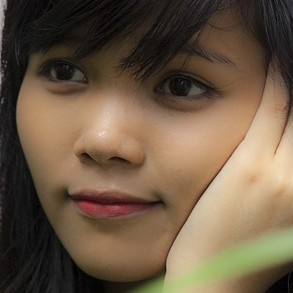
#> input picture examples/ex_cnn_head_pose_axes/1.jpg, 293 x 293 px
$ python -i skin_detection.py   (imports and definitions only)   (Python 2 division)
#> lines starting #> are read from the running program, lines starting #| are printed output that depends on the picture; after the words box and inside, x2 and y2 are one past the last pixel; in counts of white or black regions, pixels touching at a corner belong together
#> further down, picture is the input picture: shape (293, 293, 3); mean B, G, R 69.2, 89.9, 109
#!/usr/bin/env python

#The MIT License (MIT)
#Copyright (c) 2016 Massimiliano Patacchiola
#
#THE SOFTWARE IS PROVIDED "AS IS", WITHOUT WARRANTY OF ANY KIND, EXPRESS OR IMPLIED, INCLUDING BUT NOT LIMITED TO THE WARRANTIES OF
#MERCHANTABILITY, FITNESS FOR A PARTICULAR PURPOSE AND NONINFRINGEMENT. IN NO EVENT SHALL THE AUTHORS OR COPYRIGHT HOLDERS BE LIABLE FOR ANY
#CLAIM, DAMAGES OR OTHER LIABILITY, WHETHER IN AN ACTION OF CONTRACT, TORT OR OTHERWISE, ARISING FROM, OUT OF OR IN CONNECTION WITH THE
#SOFTWARE OR THE USE OR OTHER DEALINGS IN THE SOFTWARE.

import numpy as np
import cv2
import sys


class RangeSkinDetector:
    """Using this detector it is possible to isolate skin color in a specified range.

    In this detector the frame given as input is filtered and the pixel which
    fall in a specific range are taken, the other rejected. Some erosion and
    dilatation operation are used in order to remove noise.
    This class use the HSV (Hue, Saturation, Value) color representation to filter pixels.
    The H and S components characterize the color (independent of illumination)
    and V compoenent specifies the illuminations.
    """

    def __init__(self, min_range = None, max_range = None):
        """Init the face detector object.

        The skin in channel H is characterized by values between 0 and 50,
        in the channel S from 0.23 to 0.68 (Asian and Caucasian).
        @param range_min the minimum HSV value to use as filer (numpy.array)
        @param range_max the maximum HSV value to use as filter (numpy.array)
        """
        if(min_range==None): min_range = np.array([0, 48, 80], dtype = "uint8")
        if(max_range==None): max_range = np.array([20, 255, 255], dtype = "uint8")
        # min and max range to use as filter for the detector (HSV)
        self.min_range = min_range
        self.max_range = max_range

    def setRange(self, range_min, range_max):
        """Set the min and max range used in the range detector

        The skin in channel H is characterized by values between 0 and 50,
        in the channel S from 0.23 to 0.68 (Asian and Caucasian).
        @param range_min the minimum HSV value to use as filer
        @param range_max the maximum HSV value to use as filter
        """
        # min and max range to use as filter for the detector (HSV)
        self.min_range = min_range
        self.max_range = max_range

    def getRange(self):
        """Return the min and max range used in the skin detector

        """
        return (self.min_range, self.max_range)


    def returnFiltered(self, frame):
        """Given an input frame return the filtered version.

        @param frame the original frame (color)
        """
        #Convert to HSV and eliminate pixels outside the range
        frame_hsv = cv2.cvtColor(frame, cv2.COLOR_BGR2HSV)
        frame_filtered = cv2.inRange(frame_hsv, self.min_range, self.max_range)
        #Bitwise mask
	frame_filtered = cv2.bitwise_and(frame, frame, mask = frame_filtered)
        return frame_filtered

    def returnRawFiltered(self, frame):
        """Given an input frame return the Raw filtered version.

        This version of the function does not use the blur and bitwise
        operations, then the resulting frame contains white pixels
        in correspondance of the skin found during the searching process.
        @param frame the original frame (color)
        """
        #Convert to HSV and eliminate pixels outside the range
        frame_hsv = cv2.cvtColor(frame, cv2.COLOR_BGR2HSV)
        frame_filtered = cv2.inRange(frame_hsv, self.min_range, self.max_range)
        return frame_filtered


    def returnFilteredDenoised(self, frame):
        """Given an input frame return the filtered and denoised version.

        @param frame the original frame (color)
        """
        #Convert to HSV and eliminate pixels outside the range
        frame_hsv = cv2.cvtColor(frame, cv2.COLOR_BGR2HSV)
#> frame_hsv: shape (293, 293, 3); mean H, S, V 23.8, 87, 109.6
        frame_filtered = cv2.inRange(frame_hsv, self.min_range, self.max_range)
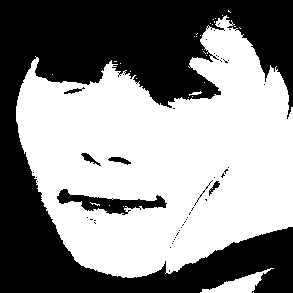
#> frame_filtered: shape (293, 293); 54.7% white; 48 black regions (41 under 20 px), largest, box (x1, y1, x2, y2) and area: (0, 0, 293, 293) 37369, (57, 189, 167, 215) 1122, (108, 157, 131, 165) 95
        #Applying some denoising operation on the frame
        kernel = cv2.getStructuringElement(cv2.MORPH_ELLIPSE, (11, 11))
	frame_filtered = cv2.erode(frame_filtered, kernel, iterations = 2)
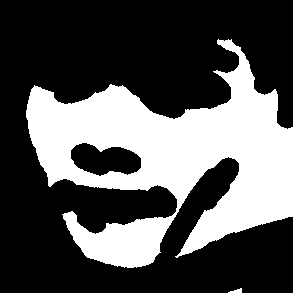
#> frame_filtered: shape (293, 293); 33.2% white; 2 white regions, box (x1, y1, x2, y2) and area: (26, 39, 293, 268) 28466, (228, 288, 242, 293) 41
	frame_filtered = cv2.dilate(frame_filtered, kernel, iterations = 2)
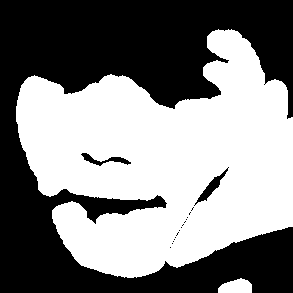
#> frame_filtered: shape (293, 293); 51.6% white; 17 black regions (14 under 20 px), largest, box (x1, y1, x2, y2) and area: (0, 0, 293, 293) 41038, (194, 167, 229, 206) 275, (81, 153, 131, 166) 218
        #Blur and then bitwise mask
	frame_filtered = cv2.GaussianBlur(frame_filtered, (3, 3), 0)
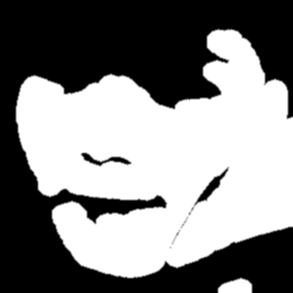
#> frame_filtered: shape (293, 293); min 0, max 255, mean 131.6
	frame_denoised = cv2.bitwise_and(frame, frame, mask = frame_filtered)
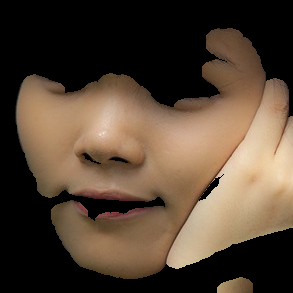
#> frame_denoised: shape (293, 293, 3); mean B, G, R 52.2, 68, 84.7
        return frame_denoised

>>> import cv2
>>> picture = cv2.imread('../examples/ex_cnn_head_pose_axes/1.jpg')
>>> result = RangeSkinDetector().returnFilteredDenoised(picture)

$ run again, on examples/ex_cnn_head_pose_axes/2.jpg
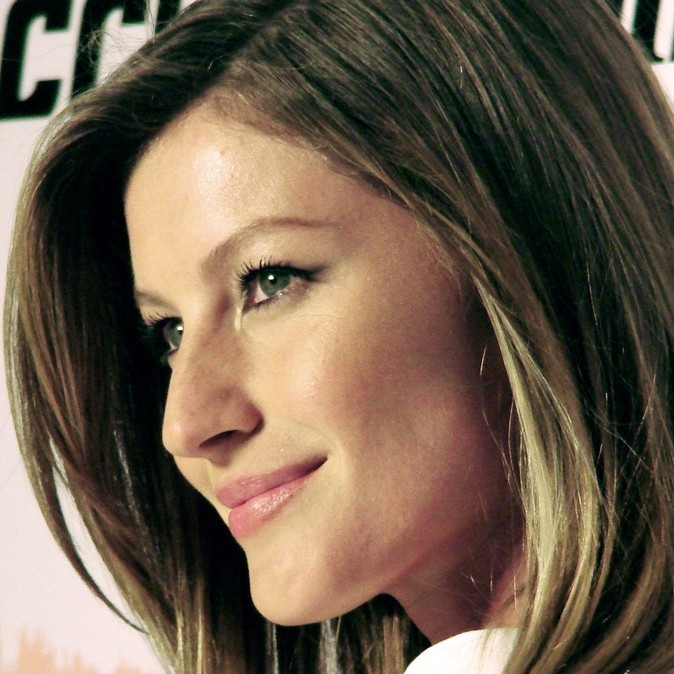
#> input picture examples/ex_cnn_head_pose_axes/2.jpg, 674 x 674 px
#> picture is the input picture: shape (674, 674, 3); mean B, G, R 75.3, 92.5, 108.4
#> frame_hsv: shape (674, 674, 3); mean H, S, V 32.3, 101.4, 110.8
#> in returnFilteredDenoised, `frame_filtered = cv2.inRange(frame_hsv, self.min_range, self.max_range)`:
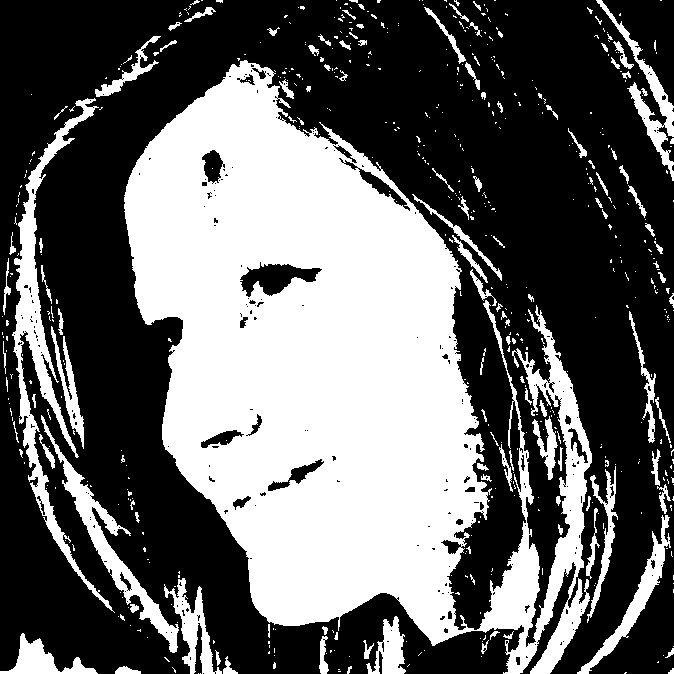
#> frame_filtered: shape (674, 674); 39.7% white; 579 white regions (462 under 20 px), largest, box (x1, y1, x2, y2) and area: (124, 60, 592, 674) 147706, (12, 98, 115, 613) 7314, (41, 415, 179, 653) 3718
#> in returnFilteredDenoised, `frame_denoised = cv2.bitwise_and(frame, frame, mask = frame_filtered)`:
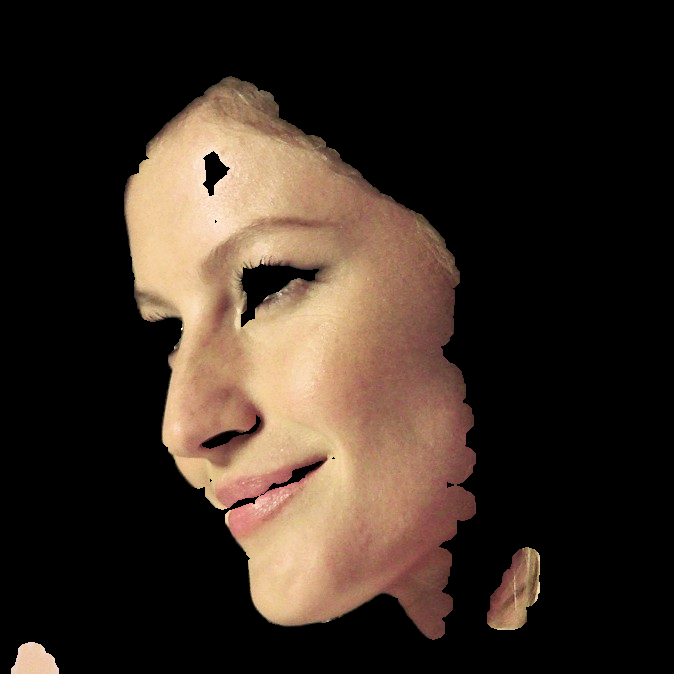
#> frame_denoised: shape (674, 674, 3); mean B, G, R 33.8, 42.8, 55.2

$ run again, on examples/ex_cnn_head_pose_axes/3.jpg
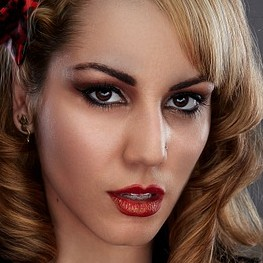
#> input picture examples/ex_cnn_head_pose_axes/3.jpg, 263 x 263 px
#> picture is the input picture: shape (263, 263, 3); mean B, G, R 71.5, 86.2, 121.9
#> frame_hsv: shape (263, 263, 3); mean H, S, V 16.3, 126.2, 122
#> in returnFilteredDenoised, `frame_filtered = cv2.inRange(frame_hsv, self.min_range, self.max_range)`:
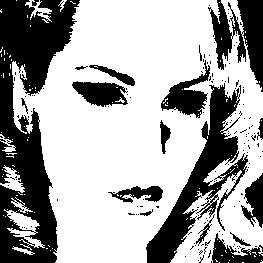
#> frame_filtered: shape (263, 263); 65.4% white; 153 black regions (135 under 20 px), largest, box (x1, y1, x2, y2) and area: (0, 0, 80, 263) 11149, (146, 83, 248, 263) 5157, (208, 0, 263, 92) 2503
#> in returnFilteredDenoised, `frame_denoised = cv2.bitwise_and(frame, frame, mask = frame_filtered)`:
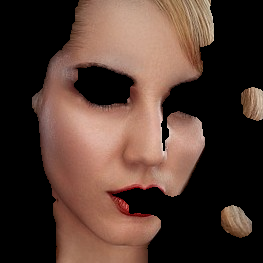
#> frame_denoised: shape (263, 263, 3); mean B, G, R 48.6, 57.8, 80.5

$ run again, on examples/ex_cnn_head_pose_axes/4.jpg
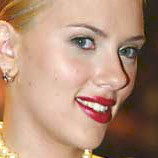
#> input picture examples/ex_cnn_head_pose_axes/4.jpg, 158 x 158 px
#> picture is the input picture: shape (158, 158, 3); mean B, G, R 120.8, 142.5, 177.6
#> frame_hsv: shape (158, 158, 3); mean H, S, V 15.4, 91.6, 177.7
#> in returnFilteredDenoised, `frame_filtered = cv2.inRange(frame_hsv, self.min_range, self.max_range)`:
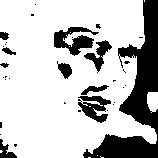
#> frame_filtered: shape (158, 158); 75.8% white; 35 black regions (25 under 20 px), largest, box (x1, y1, x2, y2) and area: (83, 0, 158, 158) 3957, (54, 27, 99, 56) 628, (78, 96, 111, 123) 485
#> in returnFilteredDenoised, `frame_denoised = cv2.bitwise_and(frame, frame, mask = frame_filtered)`:
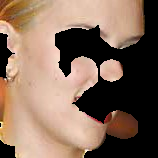
#> frame_denoised: shape (158, 158, 3); mean B, G, R 90.8, 107.6, 133
